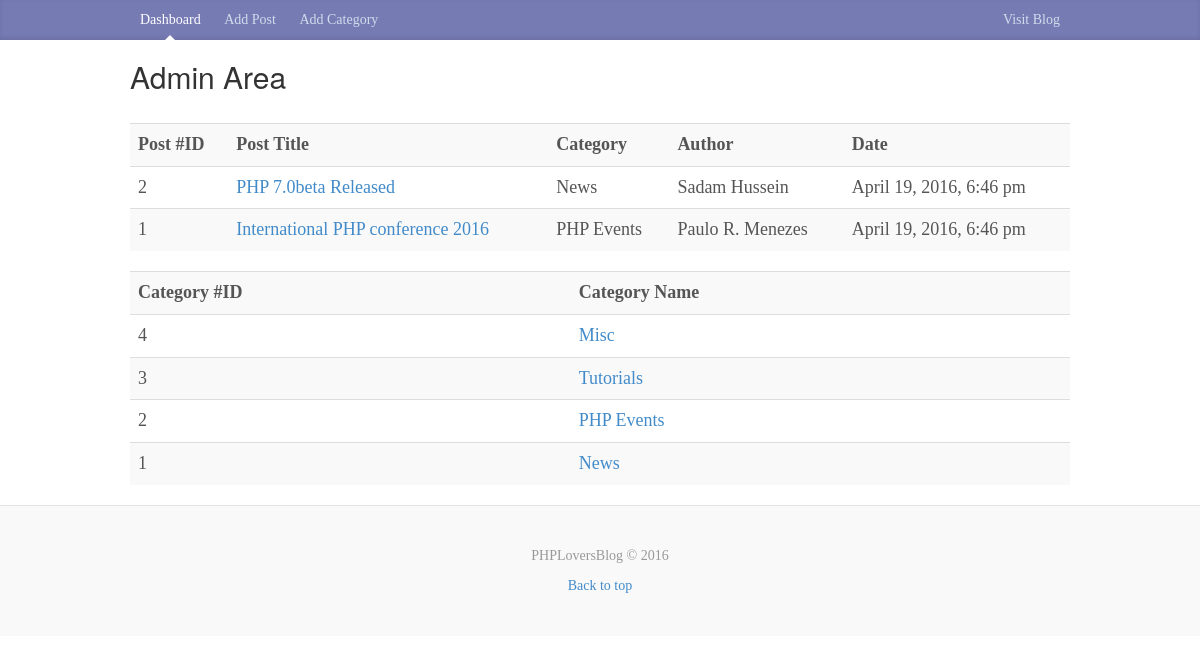
The app's page /admin/index.php with its own data.
### tables this page shows
CREATE TABLE IF NOT EXISTS `posts` (
  `id` int(11) NOT NULL AUTO_INCREMENT,
  `category` int(11) NOT NULL,
  `title` varchar(255) NOT NULL,
  `body` text NOT NULL,
  `author` varchar(255) NOT NULL,
  `tags` varchar(255) NOT NULL,
  `date` timestamp NOT NULL DEFAULT CURRENT_TIMESTAMP,
  PRIMARY KEY (`id`)
);

CREATE TABLE IF NOT EXISTS `categories` (
  `id` int(11) NOT NULL AUTO_INCREMENT,
  `name` varchar(255) NOT NULL,
  PRIMARY KEY (`id`)
);

### libraries/Database.php (called while the page is built, shortened)
<?php
class Database {
    public $host = DB_HOST;
    public $user = DB_USER;
    public $pass = DB_PASS;
    public $dbName = DB_NAME;
    public $link;
    private function connect() {
        $this->link = new mysqli($this->host, $this->user, $this->pass, $this->dbName);
    }
    public function select($query) {
        $result = $this->link->query($query) or die($this->link->error . __LINE__);
        if($result->num_rows > 0) {
            return $result;
        } else {
            return false;
        }
    }
}

### helpers/format_helper.php (called while the page is built, shortened)
<?php
function formatDate($date) {
    return date('F j, Y, g:i a', strtotime($date));
}

### admin/index.php (the view)
<?php include './includes/header.php'; ?>
<?php
$db = new Database();
$query = "SELECT posts.*, categories.name FROM posts INNER JOIN categories ON posts.category = categories.id ORDER BY posts.title DESC";
$posts = $db->select($query);
$query = "SELECT * FROM categories ORDER BY id DESC";
$categories = $db->select($query);
?>
<table class="table table-striped">
    <tr>
        <th>Post #ID</th>
        <th>Post Title</th>
        <th>Category</th>
        <th>Author</th>
        <th>Date</th>
    </tr>
    <?php while ($row = $posts->fetch_assoc()): ?>
        <tr>
            <td><?php echo $row['id']; ?></td>
            <td><a href="edit_post.php?id=<?php echo $row['id']; ?>"><?php echo $row['title']; ?></a></td>
            <td><?php echo $row['name']; ?></td>
            <td><?php echo $row['author']; ?></td>
            <td><?php echo formatDate($row['date']); ?></td>
        </tr>
    <?php endwhile; ?>
</table>
<table class="table table-striped">
    <tr>
        <th>Category #ID</th>
        <th>Category Name</th>
    </tr>
    <?php while($row = $categories->fetch_assoc()): ?>
    <tr>
        <td><?php echo $row['id']; ?></td>
        <td><a href="edit_category.php?id=<?php echo $row['id']; ?>"><?php echo $row['name']; ?></a></td>
    </tr>
    <?php endwhile; ?>
</table>
<?php
include './includes/footer.php';

### admin/includes/header.php (shortened to what this page needs)
<?php include '../libraries/Database.php'; ?>
<?php include '../helpers/format_helper.php'; ?>
<!DOCTYPE html>
<html lang="en">
    <head>
        <link href="../css/bootstrap.css" rel="stylesheet">
        <link href="../css/custom.css" rel="stylesheet">
    </head>
    <body>
        <div class="blog-masthead">
            <div class="container">
                <nav class="blog-nav">
                    <a class="blog-nav-item active" href="index.php">Dashboard</a>
                    <a class="blog-nav-item" href="add_post.php">Add Post</a>
                    <a class="blog-nav-item" href="add_category.php">Add Category</a>
                    <a class="blog-nav-item pull-right" href="../index.php">Visit Blog</a>
                </nav>
            </div>
        </div>
        <div class="container">
            <div class="blog-header">
                <h2>Admin Area</h2>
            </div>
            <div class="row">
                <div class="col-sm-12 blog-main">

### admin/includes/footer.php (shortened to what this page needs)
</div>
</div>
</div>
<footer class="blog-footer">
    <p>PHPLoversBlog &copy; <?php echo date('Y'); ?></p>
    <p>
        <a href="#">Back to top</a>
    </p>
</footer>
</body>
</html>

### css/custom.css (style rules this page uses)
body { font-family: Georgia, "Times New Roman", Times, serif; color: #555; }
h1, .h1, h2, .h2, h3, .h3, h4, .h4, h5, .h5, h6, .h6 { margin-top: 0; font-family: "Helvetica Neue", Helvetica, Arial, sans-serif; font-weight: normal; color: #333; }
@media (min-width: 1200px) { .container { width: 970px; } }
.blog-masthead { background-color: #777bb4; -webkit-box-shadow: inset 0 -2px 5px rgba(0,0,0,.1); box-shadow: inset 0 -2px 5px rgba(0,0,0,.1); }
.blog-nav-item { position: relative; display: inline-block; padding: 10px; font-weight: 500; color: #cdddeb; }
.blog-nav .active { color: #fff; }
.blog-nav .active:after { position: absolute; bottom: 0; left: 50%; width: 0; height: 0; margin-left: -5px; vertical-align: middle; content: " "; border-right: 5px solid transparent; border-bottom: 5px solid; border-left: 5px solid transparent; }
.blog-header { padding-top: 20px; padding-bottom: 20px; }
.blog-main { font-size: 18px; line-height: 1.5; }
.blog-footer { padding: 40px 0; color: #999; text-align: center; background-color: #f9f9f9; border-top: 1px solid #e5e5e5; }
.blog-footer p:last-child { margin-bottom: 0; }

### records on screen
posts: id "2", title "PHP 7.0beta Released", categories.name "News", author "Sadam Hussein", date "April 19, 2016, 6:46 pm"
posts: id "1", title "International PHP conference 2016", categories.name "PHP Events", author "Paulo R. Menezes", date "April 19, 2016, 6:46 pm"
categories: id "4", name "Misc"
categories: id "3", name "Tutorials"
categories: id "2", name "PHP Events"
categories: id "1", name "News"
